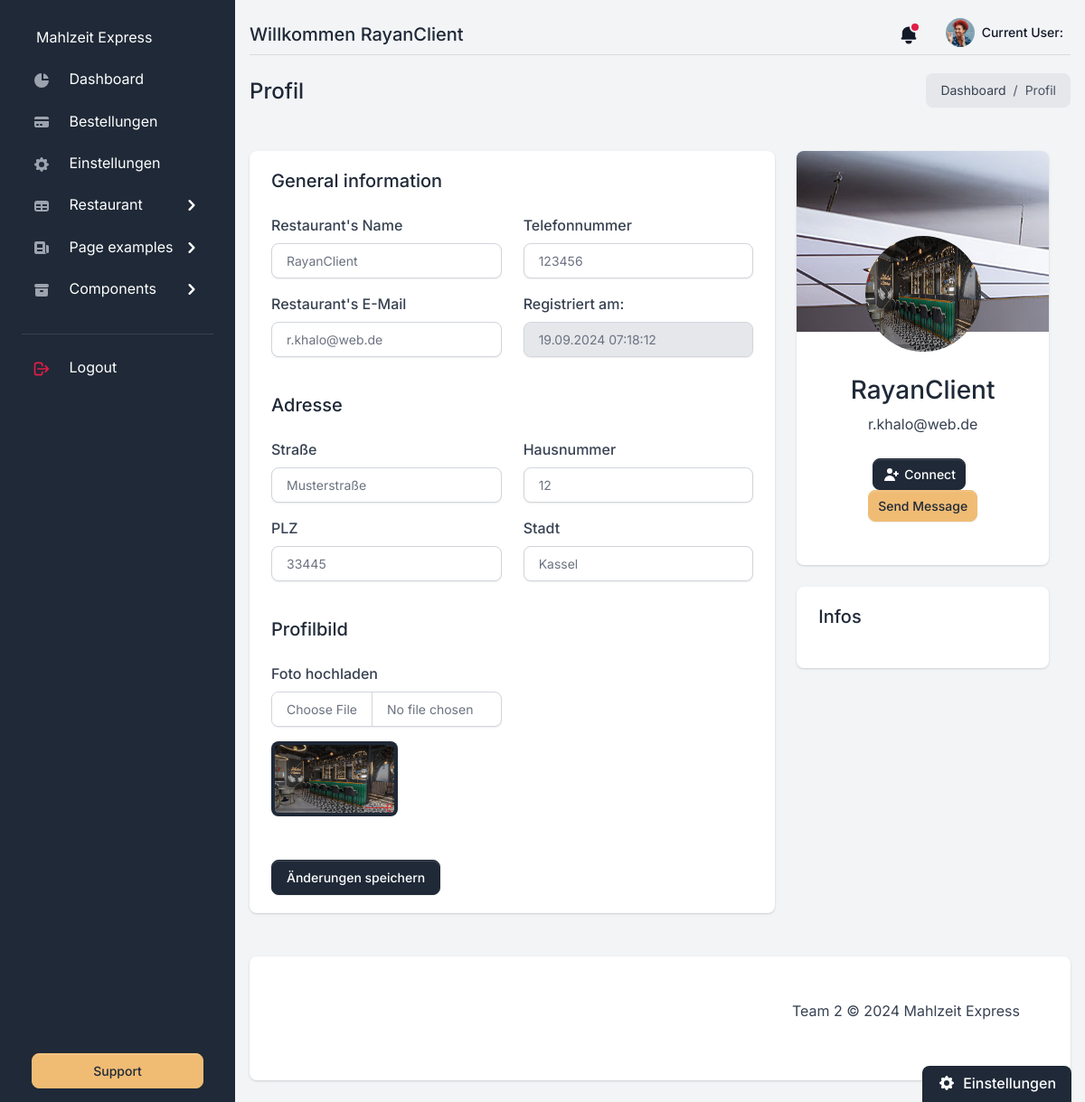
Page /client/profile (signed in) on the earlier database version.
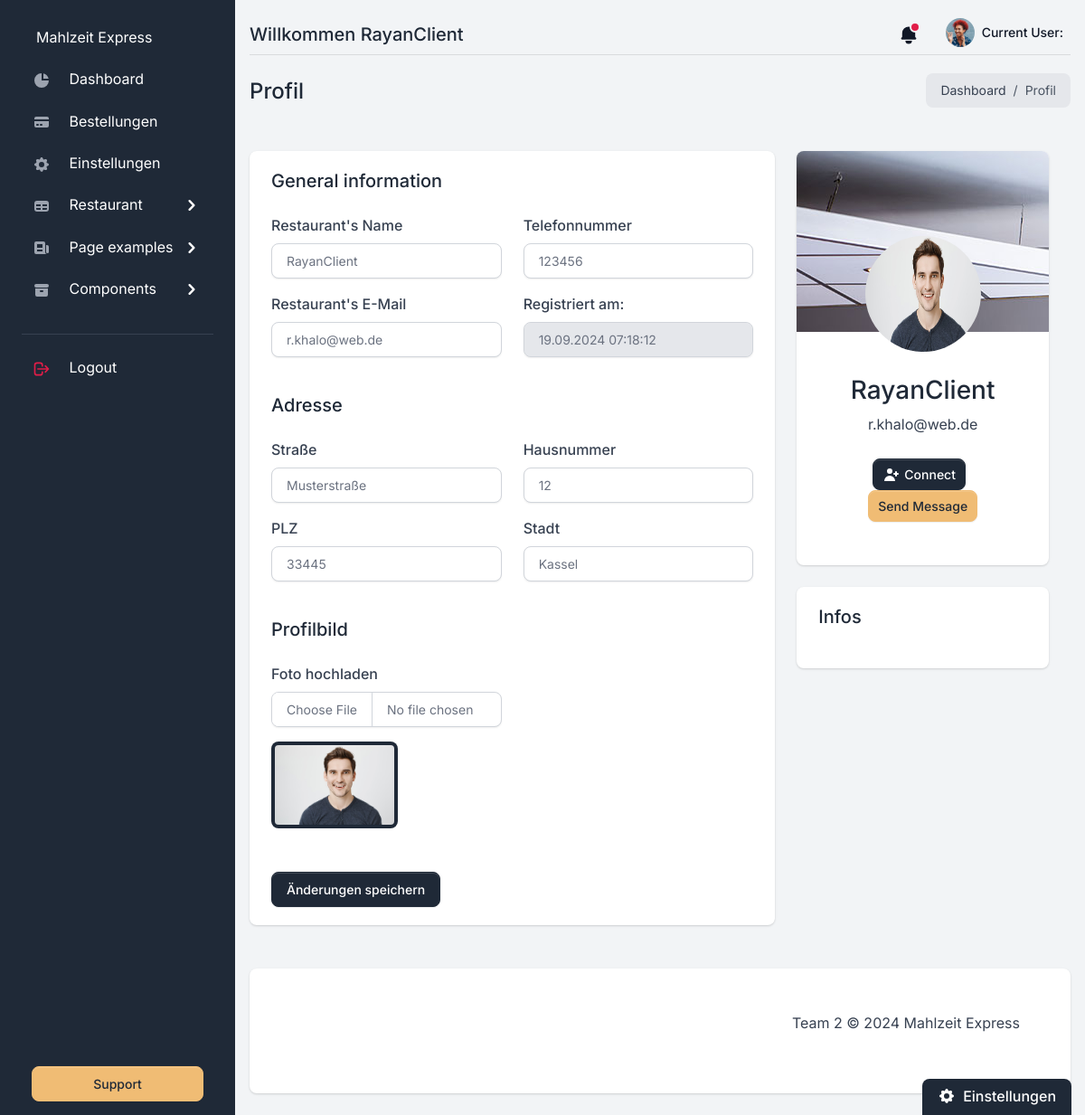
Same page on the later database version.
### app/models/client_model.py (models this page shows, shortened)
class Client(db.Model):
    id = db.Column(db.Integer, primary_key=True)
    clientname = db.Column(db.String(25), unique=True, nullable=False)
    email = db.Column(db.String(120), unique=True, nullable=False)
    password_hash = db.Column(db.String(150), nullable=False)
    photo = db.Column(db.String(150), nullable=True)  # Bildpfad optional
    street = db.Column(db.String(100), nullable=True)  # Straße optional
    house_number = db.Column(db.String(10), nullable=True)  # Hausnummer optional
    postal_code = db.Column(db.String(10), nullable=True)  # PLZ optional
    city = db.Column(db.String(50), nullable=True)  # Ort optional
    phone_number = db.Column(db.String(20), nullable=True)  # Telefonnummer optional
    created_at = db.Column(db.DateTime, default=db.func.current_timestamp())

### app/routes/client_routes.py (the view)
@client_bp.route("/profile", methods=["GET", "POST"])
def profile():
    if "client_id" not in session:
        return redirect(url_for('client_bp.login'))
    client = Client.query.get(session['client_id'])
    return render_template("client_profile.html", client=client, page_name="Profil")

### app/templates/backend/client_templates/client_profile.html (shortened to what this page needs)
{% extends "client_dashboard/layout/base.html" %}
{% block content %}
<div class="row">
     <div class="row">
            <div class="col-12 col-xl-8">
                <div class="card card-body border-0 shadow mb-4">
                    <h2 class="h5 mb-4">General information</h2>
<form action="{{ url_for('client_bp.profile_update') }}" method="POST" enctype="multipart/form-data">
   <div class="row">
       <div class="col-lg-6">
           <div class="mb-3">
               <label for="example-text-input" class="form-label">Restaurant's Name</label>
               <input class="form-control" name="clientname" type="text" value="{{client.clientname}}" id="example-text-input">
           </div>
           <div class="mb-3">
               <label for="example-text-input" class="form-label">Restaurant's E-Mail</label>
               <input class="form-control" name="email" type="email" value="{{client.email}}" id="example-text-input">
           </div>
       </div>
       <div class="col-lg-6">
           <div class="mt-3 mt-lg-0">
               <div class="mb-3">
                   <label for="example-date-input" class="form-label">Telefonnummer</label>
                   <input class="form-control" name="phone_number" type="text" value="{{client.phone_number}}" id="example-text-input">
               </div>
               <div class="mb-3">
                   <label for="example-date-input" class="form-label">Registriert am:</label>
                   <input class="form-control" name="created_at" type="text" value="{{ client.created_at.strftime('%d.%m.%Y %H:%M:%S') }}" readonly>
               </div>
           </div>
       </div>
   </div>
   <h2 class="h5 my-4">Adresse</h2>
   <div class="row">
    <div class="col-lg-6">
        <div class="mb-3">
            <label for="example-text-input" class="form-label">Straße</label>
            <input class="form-control" name="street" type="text" value="{{client.street}}" id="example-text-input">
        </div>
        <div class="mb-3">
            <label for="example-text-input" class="form-label">PLZ</label>
            <input class="form-control" name="postal_code" type="text" value="{{client.postal_code}}" id="example-text-input">
        </div>
    </div>
    <div class="col-lg-6">
        <div class="mt-3 mt-lg-0">
            <div class="mb-3">
                <label for="example-date-input" class="form-label">Hausnummer</label>
                <input class="form-control" name="house_number" type="text" value="{{client.house_number}}" id="example-text-input">
            </div>
            <div class="mb-3">
                <label for="example-date-input" class="form-label">Stadt</label>
                <input class="form-control" name="city" type="text" value="{{client.city}}" id="example-text-input">
            </div>
        </div>
    </div>
</div>
   <h2 class="h5 my-4">Profilbild</h2>
   <div class="row">
       <div class="col-lg-6">
           <div class="mb-3">
               <label for="image" class="form-label">Foto hochladen</label>
               <input class="form-control" name="photo" type="file" id="image">
           </div>
           <div class="mb-3">
               <label>
                <img id="showImage" src="{% if client.photo %}{{ url_for('static', filename=client.photo) }}{% else %}{{ url_for('static', filename='upload/no_image.jpg') }}{% endif %}" class="rounded p-1 bg-primary" width="140" alt="Profilbild">
               </label>
           </div>
       </div>
   </div>
   <div class="mt-3">
       <button class="btn btn-gray-800 mt-2 animate-up-2" type="submit">Änderungen speichern</button>
   </div>
</form>
                </div>
            </div>
            <div class="col-12 col-xl-4">
                <div class="row">
                    <div class="col-12 mb-4">
                        <div class="card shadow border-0 text-center p-0">
                            <div class="card-body pb-5">
                                <img src="{% if client.photo %}{{ url_for('static', filename=client.photo) }}{% else %}{{ url_for('static', filename='upload/no_image.jpg') }}{% endif %}"
     class="avatar-xl rounded-circle mx-auto mt-n7 mb-4"
     alt="Profilbild">
                                <h4 class="h3">
                                    {{client.clientname}}
                                </h4>
                                <p class="text-gray mb-4">
                                    {{client.email}}
                                </p>
                                <a class="btn btn-sm btn-gray-800 d-inline-flex align-items-center me-2" href="#">
                                    <svg class="icon icon-xs me-1" fill="currentColor" viewBox="0 0 20 20" xmlns="http://www.w3.org/2000/svg"><path d="M8 9a3 3 0 100-6 3 3 0 000 6zM8 11a6 6 0 016 6H2a6 6 0 016-6zM16 7a1 1 0 10-2 0v1h-1a1 1 0 100 2h1v1a1 1 0 102 0v-1h1a1 1 0 100-2h-1V7z"></path></svg>
                                    Connect
                                </a>
                                <a class="btn btn-sm btn-secondary" href="#">Send Message</a>
                            </div>
                          </div>
                    </div>
                    <div class="col-12">
                        <div class="card card-body border-0 shadow mb-4">
                            <h2 class="h5 mb-4">Infos</h2>
                        </div>
                    </div>
                </div>
            </div>
        </div>
</div>
{% endblock content %}

### app/templates/backend/client_templates/client_dashboard/includes/navigation.html (shortened to what this page needs)
<nav style="border-bottom: 1px solid rgba(0, 0, 0, 0.1) !important; border-radius: 0px !important ;" class="navbar navbar-top navbar-expand navbar-dashboard navbar-dark ps-0 pe-2 pb-0">
              <div class="container-fluid px-0">
                <div class="d-flex justify-content-between w-100" id="navbarSupportedContent">
                  <div class="d-flex align-items-center">
                    <h5 class="mb-0">Willkommen {{client.clientname}}</h5>
                  </div>
                  <ul class="navbar-nav align-items-center">
                    <li class="nav-item dropdown">
                      <a class="nav-link text-dark notification-bell unread dropdown-toggle" data-unread-notifications="true" href="#" role="button" data-bs-toggle="dropdown" data-bs-display="static" aria-expanded="false">
                        <svg class="icon icon-sm text-gray-900" fill="currentColor" viewBox="0 0 20 20" xmlns="http://www.w3.org/2000/svg"><path d="M10 2a6 6 0 00-6 6v3.586l-.707.707A1 1 0 004 14h12a1 1 0 00.707-1.707L16 11.586V8a6 6 0 00-6-6zM10 18a3 3 0 01-3-3h6a3 3 0 01-3 3z"></path></svg>
                      </a>
                    </li>
                    <li class="nav-item dropdown ms-lg-3">
                      <a class="nav-link dropdown-toggle pt-1 px-0" href="#" role="button" data-bs-toggle="dropdown" aria-expanded="false">
                        <div class="media d-flex align-items-center">
                          <img class="avatar rounded-circle" alt="Image placeholder" src="{{ url_for('static', filename='assets/img/team/profile-picture-3.jpg') }}">
                          <div class="media-body ms-2 text-dark align-items-center d-none d-lg-block">
                            <span class="mb-0 font-small fw-bold text-gray-900">
                              Current User: <strong>{{clientname}}</strong>
                            </span>
                          </div>
                        </div>
                      </a>
                    </li>
                  </ul>
                </div>
              </div>
            </nav>

Differences in the rows shown:
changed Client "RayanClient": photo: a different picture
